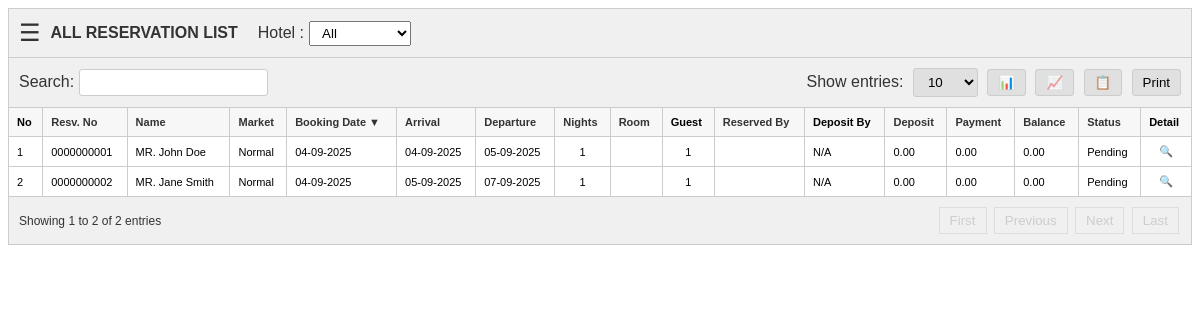
Page /modules/frontoffice/informasi_reservasi/all_reservation.php on the committed database.
### tables this page shows
CREATE TABLE IF NOT EXISTS hotel_reservations (
    id INT AUTO_INCREMENT PRIMARY KEY,
    reservation_no VARCHAR(20) UNIQUE NOT NULL,
    category_market VARCHAR(50) DEFAULT 'Walkin',
    market_segment VARCHAR(50) DEFAULT 'Normal',
    member_id VARCHAR(50),
    transaction_by VARCHAR(100),
    id_card_type ENUM('KTP', 'SIM', 'PASSPORT', 'OTHERS') DEFAULT 'KTP',
    id_card_number VARCHAR(50),
    guest_title ENUM('MR', 'MRS', 'MS', 'DR', 'PROF') DEFAULT 'MR',
    guest_name VARCHAR(100) NOT NULL,
    mobile_phone VARCHAR(20) NOT NULL,
    address TEXT,
    nationality VARCHAR(50) DEFAULT 'INDONESIA',
    city VARCHAR(100),
    email VARCHAR(100),
    arrival_date DATE NOT NULL,
    nights INT DEFAULT 1,
    departure_date DATE NOT NULL,
    guest_type ENUM('Normal', 'VIP', 'Corporate') DEFAULT 'Normal',
    guest_male INT DEFAULT 1,
    guest_female INT DEFAULT 0,
    guest_child INT DEFAULT 0,
    extra_bed_nights INT DEFAULT 0,
    extra_bed_qty INT DEFAULT 0,
    room_number VARCHAR(20),
    transaction_status ENUM('Pending', 'Confirmed', 'Cancelled') DEFAULT 'Pending',
    payment_method VARCHAR(50) DEFAULT 'Debit BCA 446',
    registration_type ENUM('Reservasi', 'Walkin', 'Group') DEFAULT 'Reservasi',
    note TEXT,
    payment_amount DECIMAL(10, 2) DEFAULT 0,
    discount DECIMAL(10, 2) DEFAULT 0,
    payment_diskon DECIMAL(10, 2) DEFAULT 0,
    deposit DECIMAL(10, 2) DEFAULT 0,
    balance DECIMAL(10, 2) DEFAULT 0,
    created_at TIMESTAMP DEFAULT CURRENT_TIMESTAMP,
    updated_at TIMESTAMP DEFAULT CURRENT_TIMESTAMP ON UPDATE CURRENT_TIMESTAMP
);

### modules/frontoffice/informasi_reservasi/all_reservation.php (the view, shortened to what this page needs)
<?php
require_once __DIR__ . '/../../../config/database.php';
$page = isset($_GET['page']) ? max(1, (int)$_GET['page']) : 1;
$entries = isset($_GET['entries']) ? (int)$_GET['entries'] : 10;
$offset = ($page - 1) * $entries;
$sort_column = isset($_GET['sort']) ? $_GET['sort'] : 'created_at';
$sort_order = isset($_GET['order']) && in_array(strtoupper($_GET['order']), ['ASC', 'DESC']) ? $_GET['order'] : 'DESC';
$search = isset($_GET['search']) ? trim($_GET['search']) : '';
$sql_count = "SELECT COUNT(*) FROM hotel_reservations";
$sql_data = "SELECT *, (guest_male + guest_female + guest_child) AS guest_count FROM hotel_reservations";
$params = [];
$stmt_count = $pdo->prepare($sql_count);
$stmt_count->execute($params);
$total_records = $stmt_count->fetchColumn();
$total_pages = ceil($total_records / $entries);
$sql_data .= " ORDER BY $sort_column $sort_order LIMIT :limit OFFSET :offset";
$stmt_data = $pdo->prepare($sql_data);
$stmt_data->bindValue(':limit', $entries, PDO::PARAM_INT);
$stmt_data->bindValue(':offset', $offset, PDO::PARAM_INT);
$stmt_data->execute();
$reservations = $stmt_data->fetchAll();
function get_sort_link($column, $display, $current_sort, $current_order) {
    $order = ($current_sort == $column && $current_order == 'ASC') ? 'DESC' : 'ASC';
    $arrow = '';
    if ($current_sort == $column) {
        $arrow = $current_order == 'ASC' ? '▲' : '▼';
    }
    return "<a href=\"?module=frontoffice/informasi_reservasi/all_reservation&sort=$column&order=$order\">$display $arrow</a>";
}
?>
<div class="reservation-container">
    <div class="header-bar controls-bar" style="align-items: center;">
        <div style="display: flex; align-items: center;">
            <span style="font-size: 1.5em; margin-right: 10px;">☰</span>
            <strong>ALL RESERVATION LIST</strong>
            <span style="margin-left: 20px; font-size: 1em;">Hotel :</span>
            <select style="margin-left: 5px; padding: 3px 8px;">
                <option value="ALL">All</option>
            </select>
        </div>
    </div>
    <div class="controls-bar">
        <div class="search-box">
            <label>Search: <input type="text" id="searchInput" value="<?= htmlspecialchars($search) ?>"></label>
        </div>
        <div class="actions">
            <label>Show entries:
                <select id="entriesSelect">
                    <option value="10" <?= $entries == 10 ? 'selected' : '' ?>>10</option>
                </select>
            </label>
            <button>📊</button>
            <button>📈</button>
            <button>📋</button>
            <button>Print</button>
        </div>
    </div>
    <div class="data-table-wrapper">
        <table class="data-table">
            <thead>
                <tr>
                    <th>No</th>
                    <th><?= get_sort_link('reservation_no', 'Resv. No', $sort_column, $sort_order) ?></th>
                    <th><?= get_sort_link('guest_name', 'Name', $sort_column, $sort_order) ?></th>
                    <th><?= get_sort_link('market_segment', 'Market', $sort_column, $sort_order) ?></th>
                    <th><?= get_sort_link('created_at', 'Booking Date', $sort_column, $sort_order) ?></th>
                    <th><?= get_sort_link('arrival_date', 'Arrival', $sort_column, $sort_order) ?></th>
                    <th><?= get_sort_link('departure_date', 'Departure', $sort_column, $sort_order) ?></th>
                    <th><?= get_sort_link('nights', 'Nights', $sort_column, $sort_order) ?></th>
                    <th><?= get_sort_link('room_number', 'Room', $sort_column, $sort_order) ?></th>
                    <th>Guest</th>
                    <th><?= get_sort_link('transaction_by', 'Reserved By', $sort_column, $sort_order) ?></th>
                    <th>Deposit By</th>
                    <th><?= get_sort_link('deposit', 'Deposit', $sort_column, $sort_order) ?></th>
                    <th><?= get_sort_link('payment_amount', 'Payment', $sort_column, $sort_order) ?></th>
                    <th><?= get_sort_link('balance', 'Balance', $sort_column, $sort_order) ?></th>
                    <th><?= get_sort_link('transaction_status', 'Status', $sort_column, $sort_order) ?></th>
                    <th>Detail</th>
                </tr>
            </thead>
            <tbody>
                <?php if (empty($reservations)): ?>
                    <tr>
                        <td colspan="17" style="text-align: center;">No data available in table</td>
                    </tr>
                <?php else: ?>
                    <?php foreach ($reservations as $index => $res): ?>
                    <tr>
                        <td><?= $offset + $index + 1 ?></td>
                        <td><?= htmlspecialchars($res['reservation_no']) ?></td>
                        <td><?= htmlspecialchars($res['guest_title'] . '. ' . $res['guest_name']) ?></td>
                        <td><?= htmlspecialchars($res['market_segment']) ?></td>
                        <td><?= date('d-m-Y', strtotime($res['created_at'])) ?></td>
                        <td><?= date('d-m-Y', strtotime($res['arrival_date'])) ?></td>
                        <td><?= date('d-m-Y', strtotime($res['departure_date'])) ?></td>
                        <td style="text-align:center;"><?= htmlspecialchars($res['nights']) ?></td>
                        <td><?= htmlspecialchars($res['room_number']) ?></td>
                        <td style="text-align:center;"><?= htmlspecialchars($res['guest_count']) ?></td>
                        <td><?= htmlspecialchars($res['transaction_by']) ?></td>
                        <td>N/A</td>
                        <td><?= number_format($res['deposit'], 2) ?></td>
                        <td><?= number_format($res['payment_amount'], 2) ?></td>
                        <td><?= number_format($res['balance'], 2) ?></td>
                        <td><?= htmlspecialchars($res['transaction_status']) ?></td>
                        <td style="text-align:center;">🔍</td>
                    </tr>
                    <?php endforeach; ?>
                <?php endif; ?>
            </tbody>
        </table>
    </div>
    <div class="table-footer">
        <div>Showing <?= $total_records > 0 ? $offset + 1 : 0 ?> to <?= min($offset + $entries, $total_records) ?> of <?= $total_records ?> entries</div>
        <div class="pagination-controls">
            <button onclick="goToPage(1)" <?= $page <= 1 ? 'disabled' : '' ?>>First</button>
            <button onclick="goToPage(<?= $page - 1 ?>)" <?= $page <= 1 ? 'disabled' : '' ?>>Previous</button>
            <button onclick="goToPage(<?= $page + 1 ?>)" <?= $page >= $total_pages ? 'disabled' : '' ?>>Next</button>
            <button onclick="goToPage(<?= $total_pages ?>)" <?= $page >= $total_pages ? 'disabled' : '' ?>>Last</button>
        </div>
    </div>
</div>

### modules/frontoffice/informasi_reservasi/all_reservation.php (style rules this page uses)
.reservation-container { font-family: Arial, sans-serif; color: #333; }
.controls-bar, .header-bar, .table-footer { display: flex; justify-content: space-between; align-items: center; flex-wrap: wrap; background-color: #f0f0f0; padding: 10px; border: 1px solid #ccc; border-bottom: none; }
.controls-bar .search-box input { padding: 5px; border: 1px solid #ccc; border-radius: 3px; }
.controls-bar .actions button, .controls-bar .actions select { padding: 5px 10px; margin-left: 5px; border: 1px solid #ccc; border-radius: 3px; background-color: #e0e0e0; cursor: pointer; }
.data-table-wrapper { overflow-x: auto; }
.data-table { width: 100%; border-collapse: collapse; border: 1px solid #ccc; }
.data-table th, .data-table td { border: 1px solid #ccc; padding: 8px; text-align: left; font-size: 11px; white-space: nowrap; }
.data-table th { background-color: #f7f7f7; font-weight: bold; }
.data-table th a { color: #333; text-decoration: none; }
.table-footer { padding: 10px; border: 1px solid #ccc; border-top: none; font-size: 12px; }
.pagination-controls button { padding: 5px 10px; margin: 0 2px; border: 1px solid #ccc; background-color: #f0f0f0; cursor: pointer; }
.pagination-controls button:disabled { cursor: not-allowed; opacity: 0.5; }

### rows in the picture
hotel_reservations: index "1", reservation_no "0000000001", guest_title+guest_name "MR. John Doe", market_segment "Normal", created_at "04-09-2025", arrival_date "04-09-2025", departure_date "05-09-2025", nights "1", guest_count "1", deposit "0.00", payment_amount "0.00", balance "0.00", transaction_status "Pending"
hotel_reservations: index "2", reservation_no "0000000002", guest_title+guest_name "MR. Jane Smith", market_segment "Normal", created_at "04-09-2025", arrival_date "05-09-2025", departure_date "07-09-2025", nights "1", guest_count "1", deposit "0.00", payment_amount "0.00", balance "0.00", transaction_status "Pending"

### other values in the picture
$display "Resv. No Name Market Booking Date Arrival Departure Nights Room Reserved By Deposit Payment Balance Status"
$arrow "▼"
$offset + 1 "1"
min($offset + $entries, $total_records) "2"
$total_records "2"
